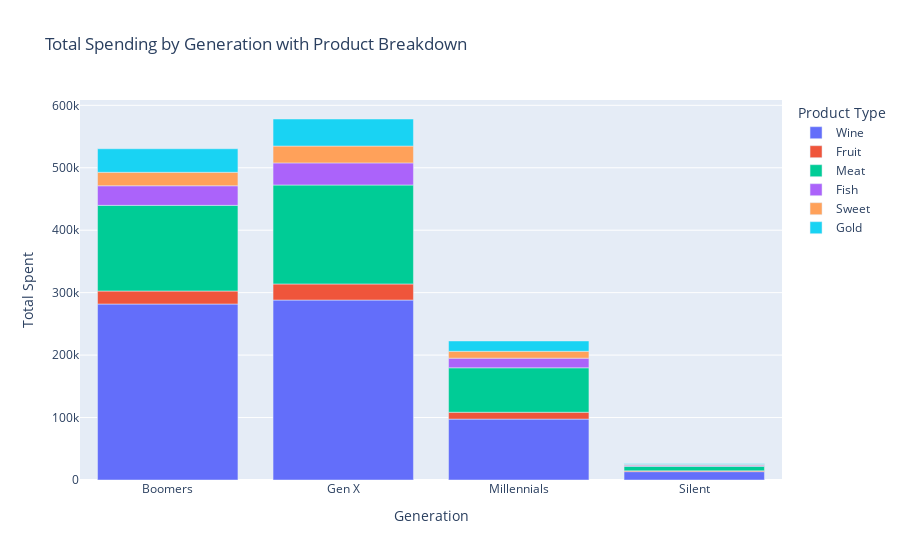

This figure's notebook cell:
### Code cell
# Summarize spending per generation using stacked bar chart
spending_by_gen = df.groupby('gen')[['spent_wine', 'spent_fruit', 'spent_meat', 'spent_fish', 'spent_sweet', 'spent_gold']].sum().reset_index()
spending_by_gen['total_spent'] = spending_by_gen[['spent_wine', 'spent_fruit', 'spent_meat', 'spent_fish', 'spent_sweet', 'spent_gold']].sum(axis=1)
spending_melted = spending_by_gen.melt(id_vars=['gen'], value_vars=['spent_wine', 'spent_fruit', 'spent_meat', 'spent_fish', 'spent_sweet', 'spent_gold'],
                                       var_name='Product Type', value_name='Amount_Spent')
spending_melted['Product Type'] = spending_melted['Product Type'].str.replace('spent_', '', regex=False).str.title()
fig = px.bar(spending_melted, x='gen', y='Amount_Spent', color='Product Type', 
             title='Total Spending by Generation with Product Breakdown', 
             labels={'Amount_Spent': 'Total Spent', 'gen': 'Generation'})
fig.show()

### Figure 1 — Plotly figure (JSON) as saved in the notebook; plotly's stock layout.template omitted (floating-point values rounded to 4 significant figures)
{"data": [{"alignmentgroup": "True", "hovertemplate": "Product Type=Wine<br>Generation=%{x}<br>Total Spent=%{y}<extra></extra>", "legendgroup": "Wine", "marker": {"color": "#636efa", "pattern": {"shape": ""}}, "name": "Wine", "offsetgroup": "Wine", "orientation": "v", "showlegend": true, "textposition": "auto", "type": "bar", "x": ["Boomers", "Gen X", "Millennials", "Silent"], "xaxis": "x", "y": [281786, 288148, 97481, 13401], "yaxis": "y"}, {"alignmentgroup": "True", "hovertemplate": "Product Type=Fruit<br>Generation=%{x}<br>Total Spent=%{y}<extra></extra>", "legendgroup": "Fruit", "marker": {"color": "#EF553B", "pattern": {"shape": ""}}, "name": "Fruit", "offsetgroup": "Fruit", "orientation": "v", "showlegend": true, "textposition": "auto", "type": "bar", "x": ["Boomers", "Gen X", "Millennials", "Silent"], "xaxis": "x", "y": [20844, 25776, 11018, 1279], "yaxis": "y"}, {"alignmentgroup": "True", "hovertemplate": "Product Type=Meat<br>Generation=%{x}<br>Total Spent=%{y}<extra></extra>", "legendgroup": "Meat", "marker": {"color": "#00cc96", "pattern": {"shape": ""}}, "name": "Meat", "offsetgroup": "Meat", "orientation": "v", "showlegend": true, "textposition": "auto", "type": "bar", "x": ["Boomers", "Gen X", "Millennials", "Silent"], "xaxis": "x", "y": [137138, 158445, 71191, 7194], "yaxis": "y"}, {"alignmentgroup": "True", "hovertemplate": "Product Type=Fish<br>Generation=%{x}<br>Total Spent=%{y}<extra></extra>", "legendgroup": "Fish", "marker": {"color": "#ab63fa", "pattern": {"shape": ""}}, "name": "Fish", "offsetgroup": "Fish", "orientation": "v", "showlegend": true, "textposition": "auto", "type": "bar", "x": ["Boomers", "Gen X", "Millennials", "Silent"], "xaxis": "x", "y": [31367, 35402, 15431, 1857], "yaxis": "y"}, {"alignmentgroup": "True", "hovertemplate": "Product Type=Sweet<br>Generation=%{x}<br>Total Spent=%{y}<extra></extra>", "legendgroup": "Sweet", "marker": {"color": "#FFA15A", "pattern": {"shape": ""}}, "name": "Sweet", "offsetgroup": "Sweet", "orientation": "v", "showlegend": true, "textposition": "auto", "type": "bar", "x": ["Boomers", "Gen X", "Millennials", "Silent"], "xaxis": "x", "y": [21603, 26963, 10952, 1103], "yaxis": "y"}, {"alignmentgroup": "True", "hovertemplate": "Product Type=Gold<br>Generation=%{x}<br>Total Spent=%{y}<extra></extra>", "legendgroup": "Gold", "marker": {"color": "#19d3f3", "pattern": {"shape": ""}}, "name": "Gold", "offsetgroup": "Gold", "orientation": "v", "showlegend": true, "textposition": "auto", "type": "bar", "x": ["Boomers", "Gen X", "Millennials", "Silent"], "xaxis": "x", "y": [37690, 43336, 16593, 990], "yaxis": "y"}], "layout": {"barmode": "relative", "legend": {"title": {"text": "Product Type"}, "tracegroupgap": 0}, "title": {"text": "Total Spending by Generation with Product Breakdown"}, "xaxis": {"anchor": "y", "domain": [0, 1], "title": {"text": "Generation"}}, "yaxis": {"anchor": "x", "domain": [0, 1], "title": {"text": "Total Spent"}}}}
